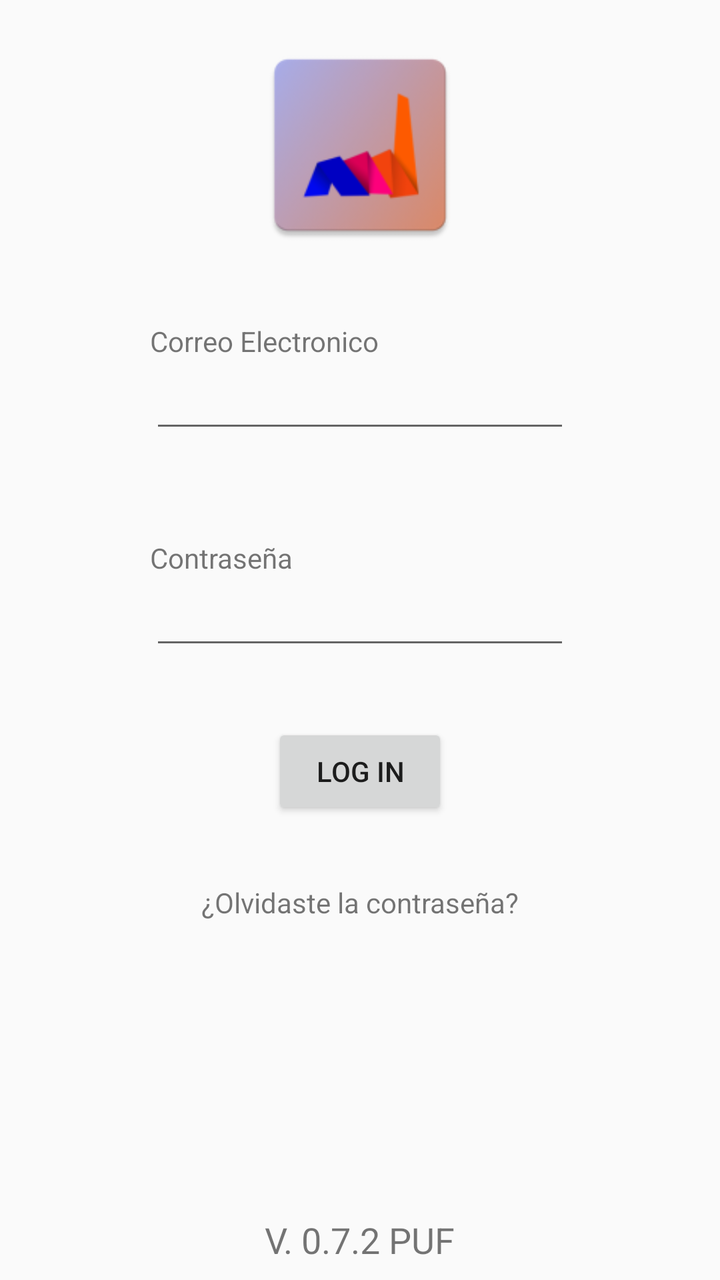
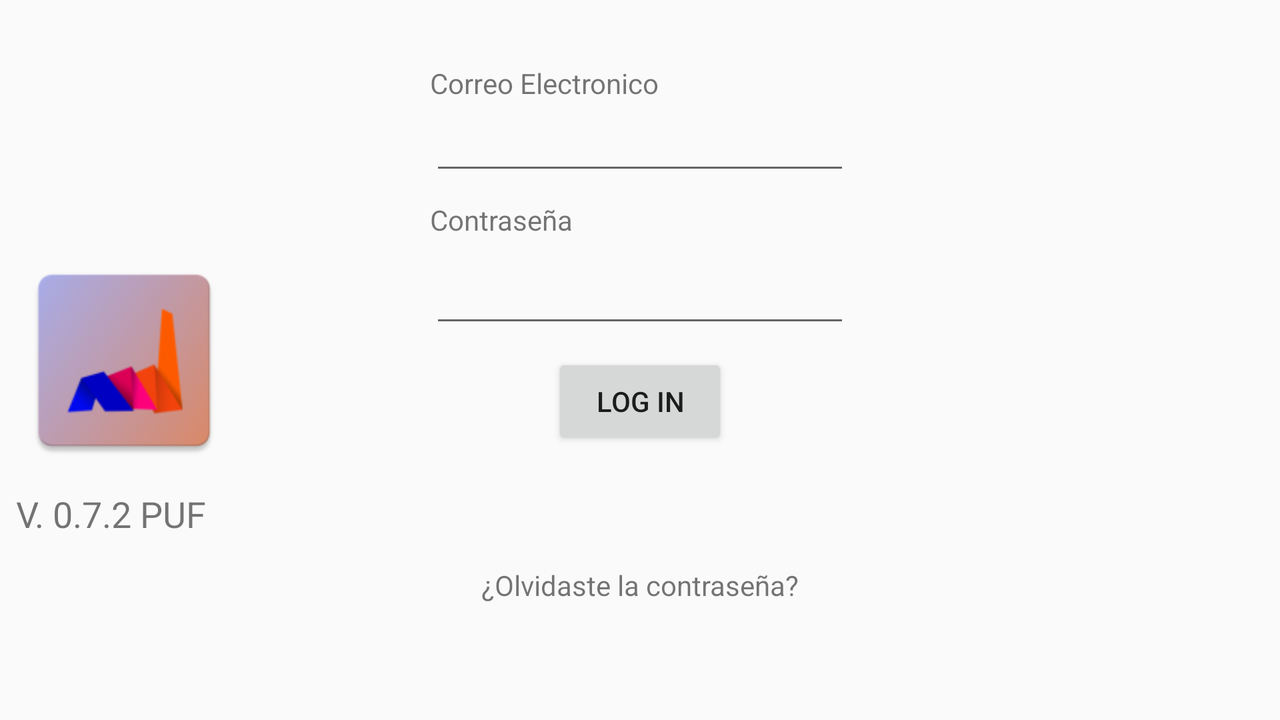

The same Android screen from two of the app's own layout files: first res/layout/ as a phone draws it, then the repository's variant for another configuration, drawn on a device whose configuration selects that folder. Both files follow.
<!-- AndroidManifest.xml: application theme AppTheme -->
<!-- res/layout/activity_main.xml -->
<?xml version="1.0" encoding="utf-8"?>
<android.support.constraint.ConstraintLayout xmlns:android="http://schemas.android.com/apk/res/android"
    xmlns:app="http://schemas.android.com/apk/res-auto"
    xmlns:tools="http://schemas.android.com/tools"
    android:layout_width="match_parent"
    android:layout_height="match_parent"
    android:theme="@style/Base.Animation.AppCompat.Dialog"
    tools:context=".Vista.MainActivity">

    <TextView
        android:id="@+id/t_infoabout"
        android:layout_width="wrap_content"
        android:layout_height="wrap_content"
        android:layout_marginStart="8dp"
        android:layout_marginLeft="8dp"
        android:layout_marginEnd="8dp"
        android:layout_marginRight="8dp"
        android:layout_marginBottom="8dp"
        android:text="@string/version_app"
        android:textSize="18sp"
        app:layout_constraintBottom_toBottomOf="parent"
        app:layout_constraintEnd_toEndOf="parent"
        app:layout_constraintStart_toStartOf="parent" />

    <EditText
        android:id="@+id/editText"
        android:layout_width="wrap_content"
        android:layout_height="wrap_content"
        android:layout_marginStart="8dp"
        android:layout_marginLeft="8dp"
        android:layout_marginEnd="8dp"
        android:layout_marginRight="8dp"
        android:ems="10"
        android:inputType="textEmailAddress"
        app:layout_constraintEnd_toEndOf="parent"
        app:layout_constraintStart_toStartOf="parent"
        app:layout_constraintTop_toBottomOf="@+id/pedidoid" />

    <ImageView
        android:id="@+id/i_main"
        android:layout_width="108dp"
        android:layout_height="113dp"
        android:layout_marginStart="8dp"
        android:layout_marginLeft="8dp"
        android:layout_marginTop="16dp"
        android:layout_marginEnd="8dp"
        android:layout_marginRight="8dp"
        android:foreground="@mipmap/ic_launcher"
        app:layout_constraintEnd_toEndOf="parent"
        app:layout_constraintStart_toStartOf="parent"
        app:layout_constraintTop_toTopOf="parent"
        app:srcCompat="@mipmap/ic_launcher" />

    <EditText
        android:id="@+id/editText2"
        android:layout_width="wrap_content"
        android:layout_height="wrap_content"
        android:layout_marginStart="8dp"
        android:layout_marginLeft="8dp"
        android:layout_marginEnd="8dp"
        android:layout_marginRight="8dp"
        android:ems="10"
        android:inputType="textPassword"
        app:layout_constraintEnd_toEndOf="parent"
        app:layout_constraintStart_toStartOf="parent"
        app:layout_constraintTop_toBottomOf="@+id/t_password" />

    <TextView
        android:id="@+id/pedidoid"
        android:layout_width="wrap_content"
        android:layout_height="wrap_content"
        android:layout_marginTop="32dp"
        android:layout_marginBottom="8dp"
        android:text="@string/correo_electronico"
        app:layout_constraintBottom_toTopOf="@+id/editText"
        app:layout_constraintStart_toStartOf="@+id/editText"
        app:layout_constraintTop_toBottomOf="@+id/i_main" />

    <TextView
        android:id="@+id/t_password"
        android:layout_width="wrap_content"
        android:layout_height="wrap_content"
        android:layout_marginTop="48dp"
        android:layout_marginBottom="8dp"
        android:text="@string/contrasenya"
        app:layout_constraintBottom_toTopOf="@+id/editText2"
        app:layout_constraintStart_toStartOf="@+id/editText2"
        app:layout_constraintTop_toBottomOf="@+id/editText" />

    <Button
        android:id="@+id/button"
        android:layout_width="wrap_content"
        android:layout_height="wrap_content"
        android:layout_marginStart="8dp"
        android:layout_marginLeft="8dp"
        android:layout_marginTop="32dp"
        android:layout_marginEnd="8dp"
        android:layout_marginRight="8dp"
        android:text="@string/Login"
        android:onClick="iniciarLogin"
        app:layout_constraintEnd_toEndOf="parent"
        app:layout_constraintStart_toStartOf="parent"
        app:layout_constraintTop_toBottomOf="@+id/editText2" />

    <TextView
        android:id="@+id/t_olvidacontrasenya"
        style="@android:style/Widget.DeviceDefault.Light.TextView"
        android:layout_width="wrap_content"
        android:layout_height="wrap_content"
        android:layout_marginStart="8dp"
        android:layout_marginLeft="8dp"
        android:layout_marginTop="32dp"
        android:layout_marginEnd="8dp"
        android:layout_marginRight="8dp"
        android:text="¿Olvidaste la contraseña?"
        android:onClick="olvidaIntent"
        android:textAllCaps="false"
        android:typeface="normal"
        app:layout_constraintEnd_toEndOf="parent"
        app:layout_constraintStart_toStartOf="parent"
        app:layout_constraintTop_toBottomOf="@+id/button" />

</android.support.constraint.ConstraintLayout>
<!-- resources referenced by this layout -->
<resources>
  <!-- mipmap ic_launcher: png bitmap (mipmap-hdpi, 5443 bytes) -->
  <string name="Login">Log In</string>
  <string name="contrasenya">Contraseña</string>
  <string name="correo_electronico">Correo Electronico</string>
  <string name="version_app">V. 0.7.2 PUF</string>
  <style name="AppTheme" parent="Theme.AppCompat.Light.DarkActionBar">
          
          <item name="colorPrimary">@color/colorPrimary</item>
          <item name="colorPrimaryDark">@color/colorPrimaryDark</item>
          <item name="colorAccent">@color/colorAccent</item>
      </style>
  <color name="colorPrimary">#008577</color>
  <color name="colorPrimaryDark">#00574B</color>
  <color name="colorAccent">#D81B1B</color>
</resources>
<!-- res/layout-land/activity_main.xml (the repository's variant of the layout above) -->
<!-- drawn on the phone turned sideways -->
<?xml version="1.0" encoding="utf-8"?>
<android.support.constraint.ConstraintLayout xmlns:android="http://schemas.android.com/apk/res/android"
    xmlns:app="http://schemas.android.com/apk/res-auto"
    xmlns:tools="http://schemas.android.com/tools"
    android:layout_width="match_parent"
    android:layout_height="match_parent"
    android:theme="@style/Base.Animation.AppCompat.Dialog"
    tools:context=".Vista.Activity.MainActivity">

    <TextView
        android:id="@+id/t_infoabout"
        android:layout_width="wrap_content"
        android:layout_height="wrap_content"
        android:layout_marginStart="8dp"
        android:layout_marginLeft="8dp"
        android:layout_marginTop="8dp"
        android:text="@string/version_app"
        android:textSize="18sp"
        app:layout_constraintStart_toStartOf="parent"
        app:layout_constraintTop_toBottomOf="@+id/i_main" />

    <EditText
        android:id="@+id/editText"
        android:layout_width="wrap_content"
        android:layout_height="wrap_content"
        android:layout_marginStart="8dp"
        android:layout_marginLeft="8dp"
        android:layout_marginEnd="8dp"
        android:layout_marginRight="8dp"
        android:ems="10"
        android:inputType="textEmailAddress"
        app:layout_constraintEnd_toEndOf="parent"
        app:layout_constraintStart_toStartOf="parent"
        app:layout_constraintTop_toBottomOf="@+id/t_user" />

    <ImageView
        android:id="@+id/i_main"
        android:layout_width="108dp"
        android:layout_height="113dp"
        android:layout_marginStart="8dp"
        android:layout_marginLeft="8dp"
        android:layout_marginTop="16dp"
        android:layout_marginBottom="16dp"
        android:foreground="@mipmap/ic_launcher"
        app:layout_constraintBottom_toBottomOf="parent"
        app:layout_constraintStart_toStartOf="parent"
        app:layout_constraintTop_toTopOf="parent"
        app:srcCompat="@mipmap/ic_launcher" />

    <EditText
        android:id="@+id/editText2"
        android:layout_width="wrap_content"
        android:layout_height="wrap_content"
        android:layout_marginStart="8dp"
        android:layout_marginLeft="8dp"
        android:layout_marginTop="8dp"
        android:layout_marginEnd="8dp"
        android:layout_marginRight="8dp"
        android:ems="10"
        android:inputType="textPassword"
        app:layout_constraintEnd_toEndOf="parent"
        app:layout_constraintStart_toStartOf="parent"
        app:layout_constraintTop_toBottomOf="@+id/t_password" />

    <TextView
        android:id="@+id/t_user"
        android:layout_width="wrap_content"
        android:layout_height="wrap_content"
        android:layout_marginTop="32dp"
        android:layout_marginBottom="8dp"
        android:text="@string/correo_electronico"
        app:layout_constraintBottom_toTopOf="@+id/editText"
        app:layout_constraintStart_toStartOf="@+id/editText"
        app:layout_constraintTop_toTopOf="parent" />

    <TextView
        android:id="@+id/t_password"
        android:layout_width="wrap_content"
        android:layout_height="wrap_content"
        android:layout_marginTop="8dp"
        android:text="@string/contrasenya"
        app:layout_constraintStart_toStartOf="@+id/editText2"
        app:layout_constraintTop_toBottomOf="@+id/editText" />

    <Button
        android:id="@+id/button"
        android:layout_width="wrap_content"
        android:layout_height="wrap_content"
        android:layout_marginTop="8dp"
        android:onClick="iniciarLogin"
        android:text="@string/Login"
        app:layout_constraintEnd_toEndOf="@+id/editText2"
        app:layout_constraintStart_toStartOf="@+id/editText2"
        app:layout_constraintTop_toBottomOf="@+id/editText2" />

    <TextView
        android:id="@+id/t_olvidacontrasenya"
        style="@android:style/Widget.DeviceDefault.Light.TextView"
        android:layout_width="wrap_content"
        android:layout_height="wrap_content"
        android:layout_marginTop="8dp"
        android:layout_marginBottom="8dp"
        android:onClick="olvidaIntent"
        android:text="¿Olvidaste la contraseña?"
        android:textAllCaps="false"
        android:typeface="normal"
        app:layout_constraintBottom_toBottomOf="parent"
        app:layout_constraintEnd_toEndOf="@+id/button"
        app:layout_constraintStart_toStartOf="@+id/button"
        app:layout_constraintTop_toBottomOf="@+id/button" />

</android.support.constraint.ConstraintLayout>
